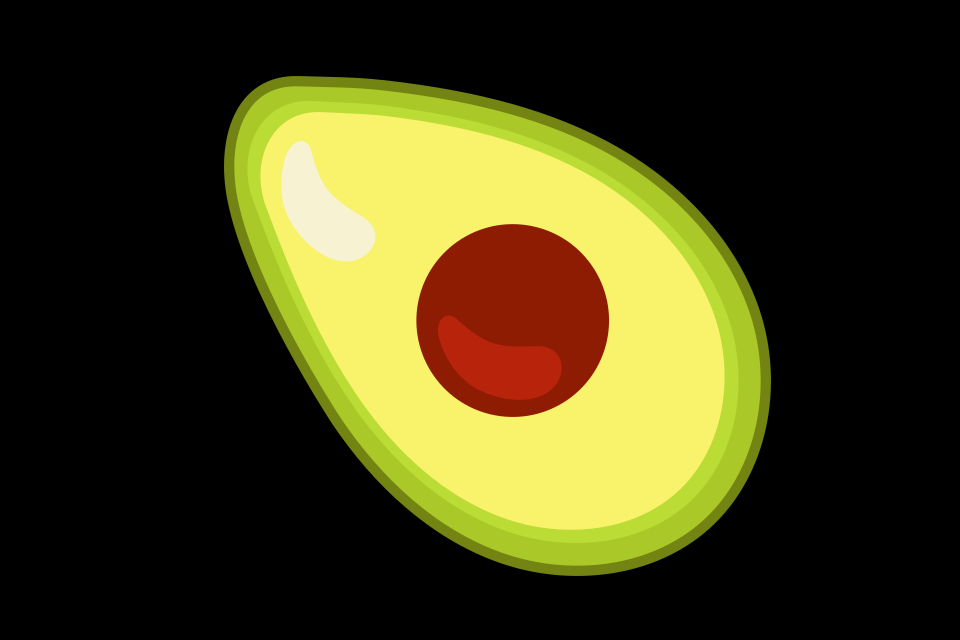

The image is a tile-based game level rendered from a .tmx file. Its description and complete source (layers, tilesets, objects, tile grids) follow:
An orthogonal 30x20 tile map with 32x32 px tiles, 1 tile layer (gambar) and 17 objects.

<map version="1.10" tiledversion="1.10.2" orientation="orthogonal" renderorder="right-down" width="30" height="20" tilewidth="32" tileheight="32" infinite="0" nextlayerid="5" nextobjectid="38">
 <tileset firstgid="1" name="alpukat" tilewidth="547" tileheight="500" tilecount="1" columns="0">
  <grid orientation="orthogonal" width="1" height="1" />
  <tile id="0">
   <image width="547" height="500" source="images/alpukat.png" />
  </tile>
 </tileset>
 <layer id="1" name="gambar" width="30" height="20">
  <data encoding="csv">
0,0,0,0,0,0,0,0,0,0,0,0,0,0,0,0,0,0,0,0,0,0,0,0,0,0,0,0,0,0,
0,0,0,0,0,0,0,0,0,0,0,0,0,0,0,0,0,0,0,0,0,0,0,0,0,0,0,0,0,0,
0,0,0,0,0,0,0,0,0,0,0,0,0,0,0,0,0,0,0,0,0,0,0,0,0,0,0,0,0,0,
0,0,0,0,0,0,0,0,0,0,0,0,0,0,0,0,0,0,0,0,0,0,0,0,0,0,0,0,0,0,
0,0,0,0,0,0,0,0,0,0,0,0,0,0,0,0,0,0,0,0,0,0,0,0,0,0,0,0,0,0,
0,0,0,0,0,0,0,0,0,0,0,0,0,0,0,0,0,0,0,0,0,0,0,0,0,0,0,0,0,0,
0,0,0,0,0,0,0,0,0,0,0,0,0,0,0,0,0,0,0,0,0,0,0,0,0,0,0,0,0,0,
0,0,0,0,0,0,0,0,0,0,0,0,0,0,0,0,0,0,0,0,0,0,0,0,0,0,0,0,0,0,
0,0,0,0,0,0,0,0,0,0,0,0,0,0,0,0,0,0,0,0,0,0,0,0,0,0,0,0,0,0,
0,0,0,0,0,0,0,0,0,0,0,0,0,0,0,0,0,0,0,0,0,0,0,0,0,0,0,0,0,0,
0,0,0,0,0,0,0,0,0,0,0,0,0,0,0,0,0,0,0,0,0,0,0,0,0,0,0,0,0,0,
0,0,0,0,0,0,0,0,0,0,0,0,0,0,0,0,0,0,0,0,0,0,0,0,0,0,0,0,0,0,
0,0,0,0,0,0,0,0,0,0,0,0,0,0,0,0,0,0,0,0,0,0,0,0,0,0,0,0,0,0,
0,0,0,0,0,0,0,0,0,0,0,0,0,0,0,0,0,0,0,0,0,0,0,0,0,0,0,0,0,0,
0,0,0,0,0,0,0,0,0,0,0,0,0,0,0,0,0,0,0,0,0,0,0,0,0,0,0,0,0,0,
0,0,0,0,0,0,0,0,0,0,0,0,0,0,0,0,0,0,0,0,0,0,0,0,0,0,0,0,0,0,
0,0,0,0,0,0,0,0,0,0,0,0,0,0,0,0,0,0,0,0,0,0,0,0,0,0,0,0,0,0,
0,0,0,0,0,0,0,1,0,0,0,0,0,0,0,0,0,0,0,0,0,0,0,0,0,0,0,0,0,0,
0,0,0,0,0,0,0,0,0,0,0,0,0,0,0,0,0,0,0,0,0,0,0,0,0,0,0,0,0,0,
0,0,0,0,0,0,0,0,0,0,0,0,0,0,0,0,0,0,0,0,0,0,0,0,0,0,0,0,0,0
</data>
 </layer>
 <objectgroup id="3" name="letak gambar">
  <object id="21" x="224" y="70.4433" width="544" height="507.704" />
 </objectgroup>
 <objectgroup id="2" name="dots">
  <object id="22" x="261.803" y="41.665" width="64" height="64" />
  <object id="23" x="438.362" y="62.5019" width="64" height="64" />
  <object id="24" x="624.144" y="145.191" width="64" height="64" />
  <object id="25" x="730.459" y="313.791" width="64" height="64" />
  <object id="26" x="664.952" y="497.426" width="64" height="64" />
  <object id="27" x="468.431" y="518.903" width="64" height="64" />
  <object id="28" x="322.382" y="402.924" width="64" height="64" />
  <object id="29" x="230.028" y="245.062" width="64" height="64" />
 </objectgroup>
 <objectgroup id="4" name="paths">
  <object id="30" x="299.614" y="76.2459">
   <polyline points="0,0 89.1325,3.22166 164.304,13.9605" />
  </object>
  <object id="31" x="485.396" y="96.6497">
   <polyline points="0,0 83.7631,25.7733 163.231,69.8026" />
  </object>
  <object id="32" x="674.4" y="186.856">
   <polyline points="0,0 60.1376,75.172 90.2064,143.901" />
  </object>
  <object id="33" x="766.754" y="359.752">
   <polyline points="0,0 -1.07389,79.4675 -26.8471,127.792 -57.9898,161.083" />
  </object>
  <object id="34" x="679.77" y="547.682">
   <polyline points="0,0 -76.2459,22.5516 -127.792,22.5516 -195.447,5.36943" />
  </object>
  <object id="35" x="472.51" y="553.051">
   <polyline points="0,0 -50.4726,-34.3643 -93.428,-69.8026 -126.718,-113.832" />
  </object>
  <object id="36" x="329.683" y="413.446">
   <polyline points="0,0 -36.5121,-53.6943 -75.172,-134.236" />
  </object>
  <object id="37" x="246.994" y="256.659">
   <polyline points="0,0 -19.3299,-64.4331 -20.4038,-131.014 -1.07389,-165.378 36.5121,-180.413" />
  </object>
 </objectgroup>
</map>
